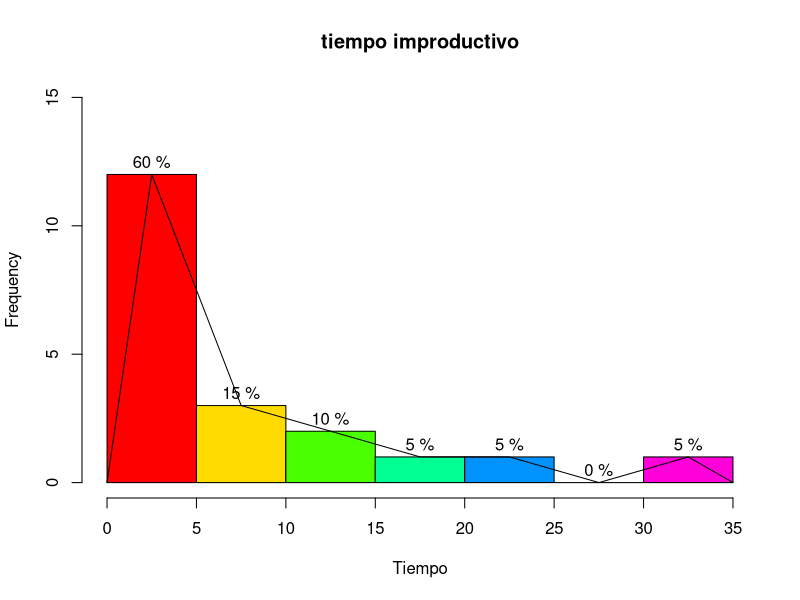
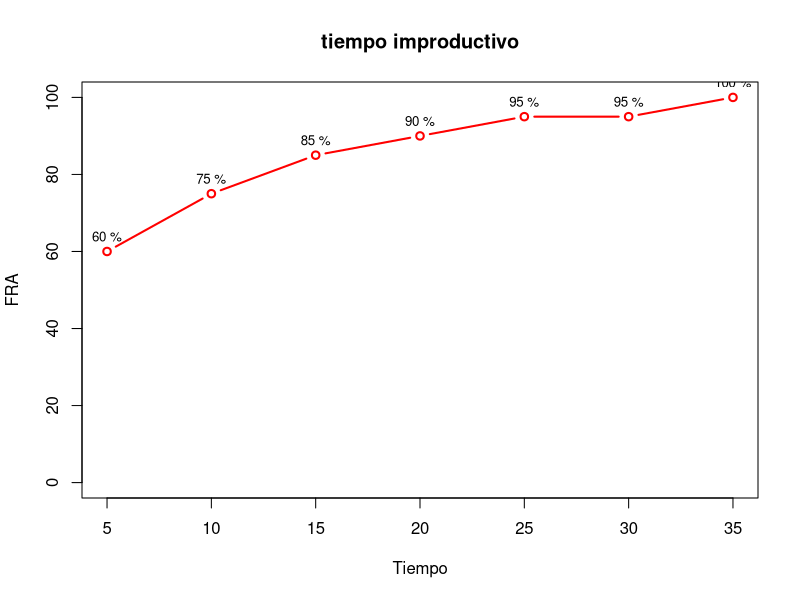
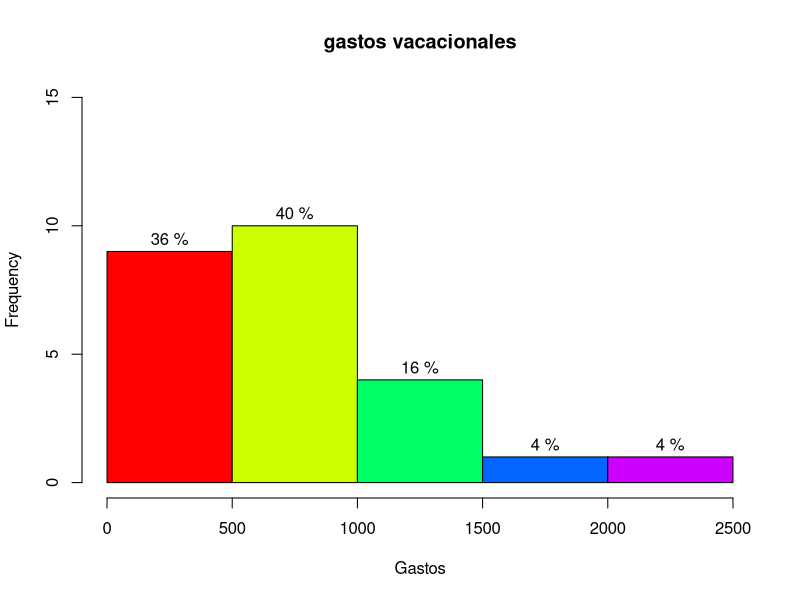

Write R code to recreate these figures, in order.
## ---- chunk 1
tiempos <- c(2, 4, 8, 4, 8, 1, 2, 32, 12, 1, 5, 7, 5, 5, 3, 4, 24, 19, 4, 14)
nclass.Sturges(tiempos)
t1<-data.frame(table(tabla=factor(cut(tiempos,breaks=6))))
t2<-transform(t1,FA=cumsum(Freq),FR=round(prop.table(Freq),2),FRA=round(cumsum(prop.table(Freq)),2))
t2
## ---- chunk 2
p<-hist(tiempos,breaks = "Sturges",plot = F)
p
p<-round(prop.table(p$counts)*100,0)
lab<-paste(p,"%")
lab
p<-hist(tiempos,breaks = "Sturges",plot = T,col = rainbow(7),main = "tiempo improductivo", xlab = "Tiempo", labels = lab, ylim = c(0,15))
lines(c(min(p$breaks),p$mids,max(p$breaks)),c(0,p$counts,0),type = "l")
## ---- chunk 3
x<- c(0,  5, 10, 15, 20, 25, 30, 35)
t3<-factor(cut(tiempos,breaks = x))
fe<-table(t3)
fe
FRA<-round(cumsum(prop.table(fe))*100,0)
FRA <- c(FRA[1:5],FRA[5] , FRA[6])
lab1<-paste(FRA,"%")
lab1
plot(x[-1],FRA,col="red",lwd=2,type="b",main = "tiempo improductivo", xlab = "Tiempo",ylim = c(0,100))
text(x[-1],labels = lab1,round(FRA,1),pos=3,cex=0.8)
## ---- chunk 4
porcentaje_5_menos <- sum(tiempos <= 5) / length(tiempos) * 100
porcentaje_10_mas <- sum(tiempos > 10) / length(tiempos) * 100
cat("Porcentaje de empleados que pasaron 5 minutos o menos en correo no solicitado o spam:", porcentaje_5_menos, "%\n")
cat("Porcentaje de empleados que pasaron más de 10 minutos en correo no solicitado o spam:", porcentaje_10_mas, "%\n")
## ---- chunk 5
gastos <- c(1200, 850, 740, 590, 340, 450, 890, 260, 610, 350, 1780, 180, 850, 2050, 770, 800, 1090, 510, 520, 220, 1450, 280, 1120, 200, 350)
min_gasto <- min(gastos)
max_gasto <- max(gastos)
min_gasto
max_gasto
## ---- chunk 6
nclass.Sturges(gastos)
t4<-data.frame(table(tabla=factor(cut(gastos,breaks=6))))
t5<-transform(t4,FA=cumsum(Freq),FR=round(prop.table(Freq),2),FRA=round(cumsum(prop.table(Freq)),2))
t5
## ---- chunk 7
p1<-hist(gastos,breaks = "Sturges",plot = F)
p1
p1<-round(prop.table(p1$counts)*100,0)
lab2<-paste(p1,"%")
lab2
p1<-hist(gastos,breaks = "Sturges",plot = T,col = rainbow(5),main = "gastos vacacionales", xlab = "Gastos", labels = lab2, ylim = c(0,15))
